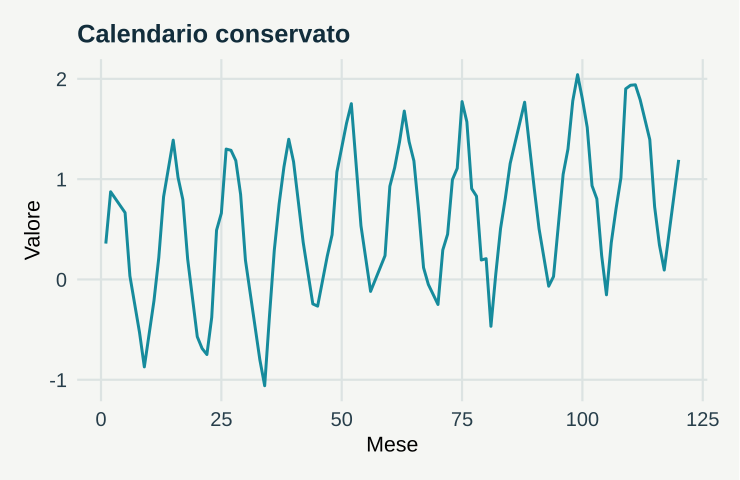

This chart was generated by the following R code:
# GeoStat Lab — funzioni comuni. R >= 4.3; ggplot2 >= 3.4; jsonlite.
suppressPackageStartupMessages(library(ggplot2))
col_geo <- c('#168B9C','#BC5B35','#7054A4','#A17B19','#227864','#64748B')
theme_set(theme_minimal(base_size=17, base_family='sans') + theme(
  plot.background=element_rect(fill='#F5F6F3',colour=NA),
  panel.background=element_rect(fill='#F5F6F3',colour=NA),
  panel.grid.minor=element_blank(),panel.grid.major=element_line(colour='#DCE3E2'),
  plot.title=element_text(size=19,face='bold',colour='#122D3B'),
  plot.subtitle=element_text(size=13,colour='#405560',margin=margin(b=12)),
  axis.text=element_text(size=15,colour='#273E4A'),axis.title=element_text(size=16),
  legend.position='bottom',legend.title=element_blank(),legend.text=element_text(size=14),
  strip.text=element_text(size=15,face='bold'),plot.margin=margin(18,24,18,18)))
metric <- function(...) data.frame(grandezza=names(c(...)),valore=as.character(c(...)),check.names=FALSE)
f <- function(x,d=3) {out<-formatC(x,digits=d,format='fg');out[!is.finite(x)]<-'Non definito';out}
line_plot <- function(d,x='x',y='y',title='',xl=x,yl=y,group=NULL) {
 p<-ggplot(d,aes(x=.data[[x]],y=.data[[y]]))
 if(is.null(group)) p<-p+geom_line(colour=col_geo[1],linewidth=1.05) else p<-p+aes(colour=.data[[group]],group=.data[[group]])+geom_line(linewidth=1)+scale_colour_manual(values=col_geo)
 p+labs(title=title,x=xl,y=yl)
}
point_plot <- function(d,x='x',y='y',title='',xl=x,yl=y,group=NULL) {
 p<-ggplot(d,aes(x=.data[[x]],y=.data[[y]]))
 if(is.null(group))p<-p+geom_point(colour=col_geo[1],size=2.5,alpha=.8) else p<-p+aes(colour=.data[[group]])+geom_point(size=2.7,alpha=.85)+scale_colour_manual(values=col_geo)
 p+labs(title=title,x=xl,y=yl)
}
hist_plot<-function(x,title='',xl='Valore',bins=20)ggplot(data.frame(x=x),aes(x))+geom_histogram(bins=bins,fill=col_geo[1],colour='#F5F6F3')+labs(title=title,x=xl,y='Frequenza')
bar_plot<-function(d,x='gruppo',y='valore',title='',yl='Valore')ggplot(d,aes(x=.data[[x]],y=.data[[y]],fill=.data[[x]]))+geom_col(width=.65)+scale_fill_manual(values=rep(col_geo,length.out=length(unique(d[[x]])) ))+guides(fill='none')+labs(title=title,x=NULL,y=yl)
map_plot<-function(d,z='z',title='',xl='Est [km]',yl='Nord [km]')ggplot(d,aes(x,y,fill=.data[[z]]))+geom_raster()+coord_equal()+scale_fill_gradientn(colours=c('#153F56','#298C9C','#B8CDB2','#F1D889','#AD542F'))+labs(title=title,x=xl,y=yl)
acf_data<-function(x,lag=20){a<-acf(x,lag.max=min(lag,length(x)-1),plot=FALSE);data.frame(x=as.vector(a$lag)[-1],y=as.vector(a$acf)[-1])}
# AR(1), distribuzione marginale stazionaria N(0, 1).
ar_series<-function(n,rho){x<-numeric(n);x[1]<-rnorm(1);for(i in 2:n)x[i]<-rho*x[i-1]+sqrt(1-rho^2)*rnorm(1);x}
# Distanze euclidee in unità metriche già dichiarate; nessuna conversione implicita di CRS.
dist_cross<-function(a,b)sqrt(outer(a[,1],b[,1],'-')^2+outer(a[,2],b[,2],'-')^2)
# Predittore IDW: i punti coincidenti ricevono esattamente il valore osservato.
idw<-function(xy,z,new,power=2){dd<-dist_cross(new,xy);apply(dd,1,function(d)if(any(d<1e-10))mean(z[d<1e-10])else weighted.mean(z,d^(-power)))}
# CART didattico binario: divisioni assiali che minimizzano l'impurità di Gini.
cart_fit<-function(x,y,depth=2,minleaf=4){
 node<-list(p=mean(y),n=length(y));if(depth<1||length(unique(y))<2||length(y)<2*minleaf)return(node)
 best<-Inf
 for(j in seq_len(ncol(x))){v<-sort(unique(x[,j])); if(length(v)<2)next
  for(cut in (head(v,-1)+tail(v,-1))/2){left<-x[,j]<=cut;nl<-sum(left);nr<-sum(!left);if(min(nl,nr)<minleaf)next
   score<-nl*mean(y[left])*(1-mean(y[left]))+nr*mean(y[!left])*(1-mean(y[!left]))
   if(score<best){best<-score;node$j<-j;node$cut<-cut;split<-left}
  }
 }
 if(is.finite(best)){node$left<-cart_fit(x[split,,drop=FALSE],y[split],depth-1,minleaf);node$right<-cart_fit(x[!split,,drop=FALSE],y[!split],depth-1,minleaf)};node
}
cart_predict<-function(tree,x)apply(x,1,function(row){t<-tree;while(!is.null(t$j))t<-if(row[t$j]<=t$cut)t$left else t$right;t$p})

p <- list(missing = 24, seed = 17)
set.seed(p$seed)

t <- 1:120

y <- sin(2 * pi * t/12) + t/100 + rnorm(120, sd = 0.15)

keep <- rep(TRUE, 120)

if (p$missing > 0) keep[sample(2:119, p$missing)] <- FALSE

data <- data.frame(mese = t[keep], valore = y[keep], indice = seq_len(sum(keep)))

plots <- list(line_plot(data, "mese", "valore", "Calendario conservato", "Mese", "Valore"), 
    line_plot(data, "indice", "valore", "Tempo compresso dall’indice", "Riga disponibile", 
        "Valore"))

metrics <- metric(Osservazioni = sum(keep), `Intervallo massimo fra osservazioni` = max(diff(t[keep])))
print(metrics,row.names=FALSE)
ggplot2::ggsave('m09-calendario-B.svg',plots[[1]],device=svglite::svglite,width=7.7,height=5.0,bg='#F8F6F1')
